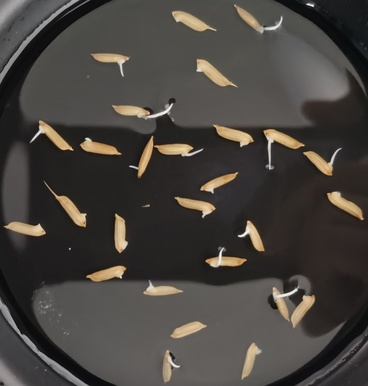
%> input picture Train_grain/training_fore_picture/序列1/training1.jpg, 368 x 386 px, shrunk from 1372 x 1438 before the run
$ octave Train_fore.m   (GNU Octave 9; MATLAB toolbox functions it lacks are replaced by stand-ins)
%> lines starting %> are read from the running program, lines starting %| are printed output that depends on the picture
%% 用来训练图像来计算前景相关参数，
% Training1~training4图像分辨率高，清晰度高
% Training5~training7图像分辨率低，清晰度低
% Training5为d11图像，training6为d14图像，training7为d16图像
% 使用training1~training3,training5~trainging7

%序列1
%m=[77.1993;46.5755]
%c1=[0.0032,-0.0058;-0.0058,0.0228]

%序列2
%m=[93.0391;57.9434];
%c1=[0.0107,-0.0123;-0.0123,0.0284];
%序列1
%m=[147.36734;75.6487]
%c1=[0.0037,-0.0078;-0.0078,0.0189]

clc;clear all;close all;

k=0;
X=zeros(2,2);%X存放训练样本，每个样本为列向量
%读取第一幅图像
I=imread('training_fore_picture/序列1/training1.jpg');
%> I is the input picture: size 386x368x3 uint8; mean R, G, B 71.5, 67.4, 62.8
I1=imread('training_fore_picture/序列1/training1_label.jpg');
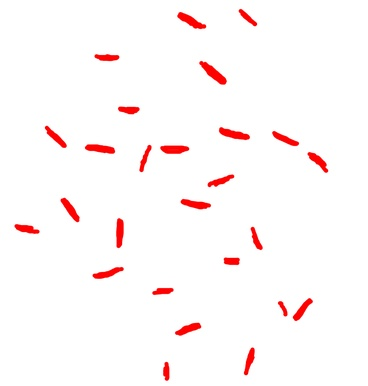
%> input picture Train_grain/training_fore_picture/序列1/training1_label.jpg, 368 x 386 px, shrunk from 1372 x 1438 before the run
%> I1 is the input picture: size 386x368x3 uint8; mean R, G, B 254.3, 247.8, 247.7
I=double(I);
%> I: size 386x368x3 double
I1=double(I1);
%> I1: size 386x368x3 double
size1=size(I);
%> size1 = [386 368 3]
cform = makecform('srgb2lab');
lab = applycform(I, cform);
%> lab: size 386x368x3 double; mean of channels 1, 2, 3 3159.7, 104.4, 278.3
lab(:,:,2)=I(:,:,1)-I(:,:,3);
lab(:,:,3)=I(:,:,2)-I(:,:,3);
for i=1:size1(1)
    for j=1:size1(2)
       if  I1(i,j,1)>=250 && I1(i,j,2)<=2 && I1(i,j,3)<=2
           k=k+1;
           X(1,k)=lab(i,j,2);
           X(2,k)=lab(i,j,3);
       end
    end
end
%> after the loop, X = 450 columns, first 8: [68 66 65 69 64 64 65 65; 40 41 42 40 41 41 42 42]; k = 450
%the end 读取第一幅图像

%读取第二幅图像
I=imread('training_fore_picture/序列1/training2.jpg');
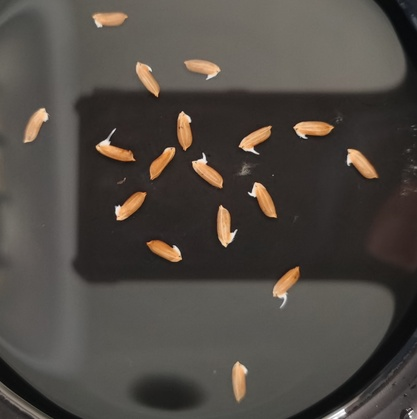
%> input picture Train_grain/training_fore_picture/序列1/training2.jpg, 417 x 419 px, shrunk from 1553 x 1561 before the run
%> I is the input picture: size 419x417x3 uint8; mean R, G, B 79.3, 73.7, 67.9
I1=imread('training_fore_picture/序列1/training2_label.jpg');
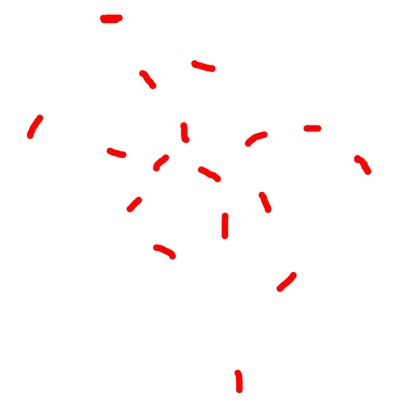
%> input picture Train_grain/training_fore_picture/序列1/training2_label.jpg, 417 x 419 px, shrunk from 1553 x 1561 before the run
%> I1 is the input picture: size 419x417x3 uint8; mean R, G, B 254.6, 251.3, 251.3
I=double(I);
%> I: size 419x417x3 double
I1=double(I1);
%> I1: size 419x417x3 double
size1=size(I);
%> size1 = [419 417 3]
cform = makecform('srgb2lab');
lab = applycform(I, cform);
%> lab: size 419x417x3 double; mean of channels 1, 2, 3 3434.5, 143.8, 368.6
lab(:,:,2)=I(:,:,1)-I(:,:,3);
lab(:,:,3)=I(:,:,2)-I(:,:,3);
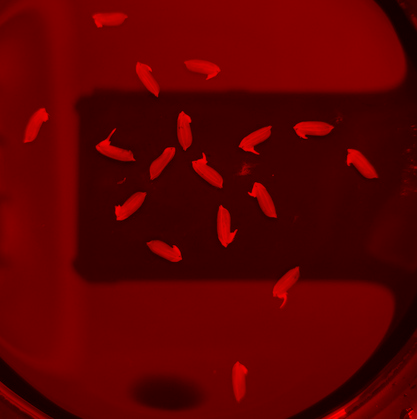
%> lab: size 419x417x3 double; mean R, G, B 3434.5, 11.4, 5.8; drawn with min black and max white
for i=1:size1(1)
    for j=1:size1(2)
       if  I1(i,j,1)>=250 && I1(i,j,2)<=2 && I1(i,j,3)<=2
           k=k+1;
           X(1,k)=lab(i,j,2);
           X(2,k)=lab(i,j,3);
       end
    end
end
%> after the loop, X = 776 columns, first 8: [68 66 65 69 64 64 65 65; 40 41 42 40 41 41 42 42]; k = 776
%the end 读取第二幅图像

%读取第三幅图像
I=imread('training_fore_picture/序列1/training3.jpg');
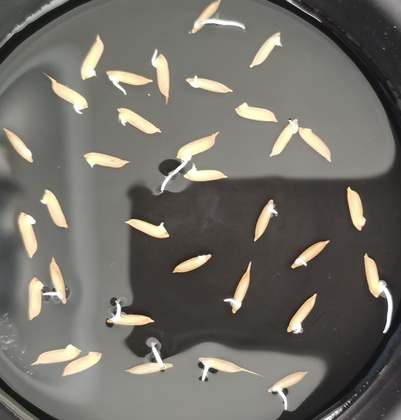
%> input picture Train_grain/training_fore_picture/序列1/training3.jpg, 401 x 420 px, shrunk from 1492 x 1564 before the run
%> I is the input picture: size 420x401x3 uint8; mean R, G, B 112.8, 110, 103.1
I1=imread('training_fore_picture/序列1/training3_label.jpg');
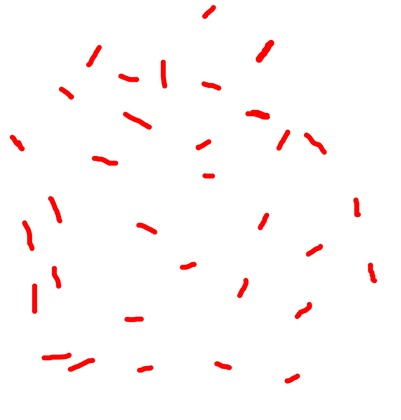
%> input picture Train_grain/training_fore_picture/序列1/training3_label.jpg, 401 x 420 px, shrunk from 1492 x 1564 before the run
%> I1 is the input picture: size 420x401x3 uint8; mean R, G, B 254.3, 249.3, 249.3
I=double(I);
%> I: size 420x401x3 double
I1=double(I1);
%> I1: size 420x401x3 double
size1=size(I);
%> size1 = [420 401 3]
cform = makecform('srgb2lab');
lab = applycform(I, cform);
%> lab: size 420x401x3 double; mean of channels 1, 2, 3 4689.1, 19.6, 352.3
lab(:,:,2)=I(:,:,1)-I(:,:,3);
lab(:,:,3)=I(:,:,2)-I(:,:,3);
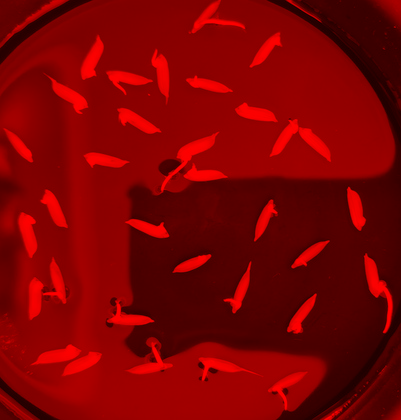
%> lab: size 420x401x3 double; mean R, G, B 4689.1, 9.7, 6.9; drawn with min black and max white
for i=1:size1(1)
    for j=1:size1(2)
       if  I1(i,j,1)>=250 && I1(i,j,2)<=2 && I1(i,j,3)<=2
           k=k+1;
           X(1,k)=lab(i,j,2);
           X(2,k)=lab(i,j,3);
       end
    end
end
%> after the loop, X = 906 columns, first 8: [68 66 65 69 64 64 65 65; 40 41 42 40 41 41 42 42]; k = 906
%the end 读取第三幅图像

% 读取第四幅图像
%> (the run ends here)
